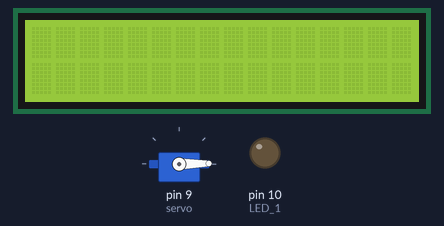
Recording of a sketch running on a simulated Arduino Uno, built with avr-gcc and run on an emulated ATmega328P. Parts: 16×2 character LCD, servo, output pins drawn as LEDs (lit = HIGH).

Above: at 0.1 s.
At 2.25 s:
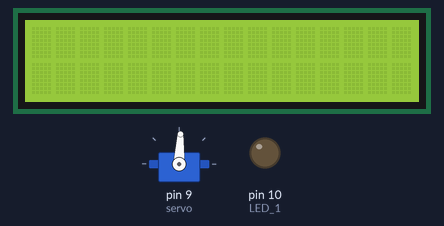
At 4.4 s:
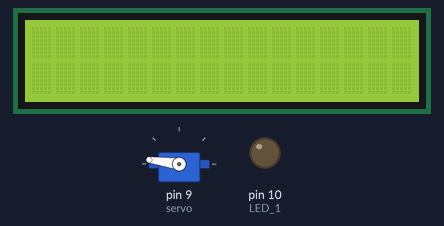
At 8.75 s:
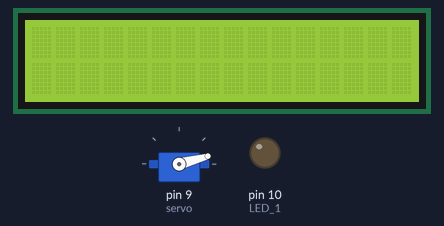
Timing chart, 0 to 11.9 s (numbered marks = the images above):
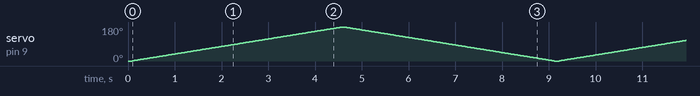

The sketch:

servo_exercises.ino
```cpp
#include <Servo.h>
#include <LiquidCrystal.h>
#define LED_1 10
#define SWITCH_1 7
volatile int STATE = LOW;
const int rs = 12, en = 11, d4 = 5, d5 = 4, d6 = 3, d7 = 2;
LiquidCrystal lcd(rs, en, d4, d5, d6, d7);

Servo servo; // create servo object to control a servo
int val;
int pos = 0;
int thermPIN = A5;

void setup() {
  lcd.begin(16,2);
  servo.attach(9); // PIN 9
  pinMode(LED_1, OUTPUT);
  pinMode(SWITCH_1, INPUT_PULLUP);

  attachInterrupt(digitalPinToInterrupt(SWITCH_1), detectSwitch, RISING);

}

void loop() {
  // setTempPos();
  sweepF();
  sweepB();
  delay(55);

}
// Exercise 18:
void detectSwitch()
{
  digitalWrite(LED_1, STATE);
  STATE = !STATE;
}

// Exercise 17:
void setTempPos()
{
  double temp = analogRead(thermPIN);
  pos = map(temp, 0, 1023, 0, 180);
  lcd.setCursor(0,0);
  lcd.print(pos);
  servo.write(pos);
}

void sweepF() {
  for (pos = 0; pos <= 180; pos++)
  {
    servo.write(pos);
    delay(25);

  }
}

void sweepB() {
  for (pos = 180; pos >= 0; pos--)
  {
    servo.write(pos);
    delay(25);

  }
}
```
